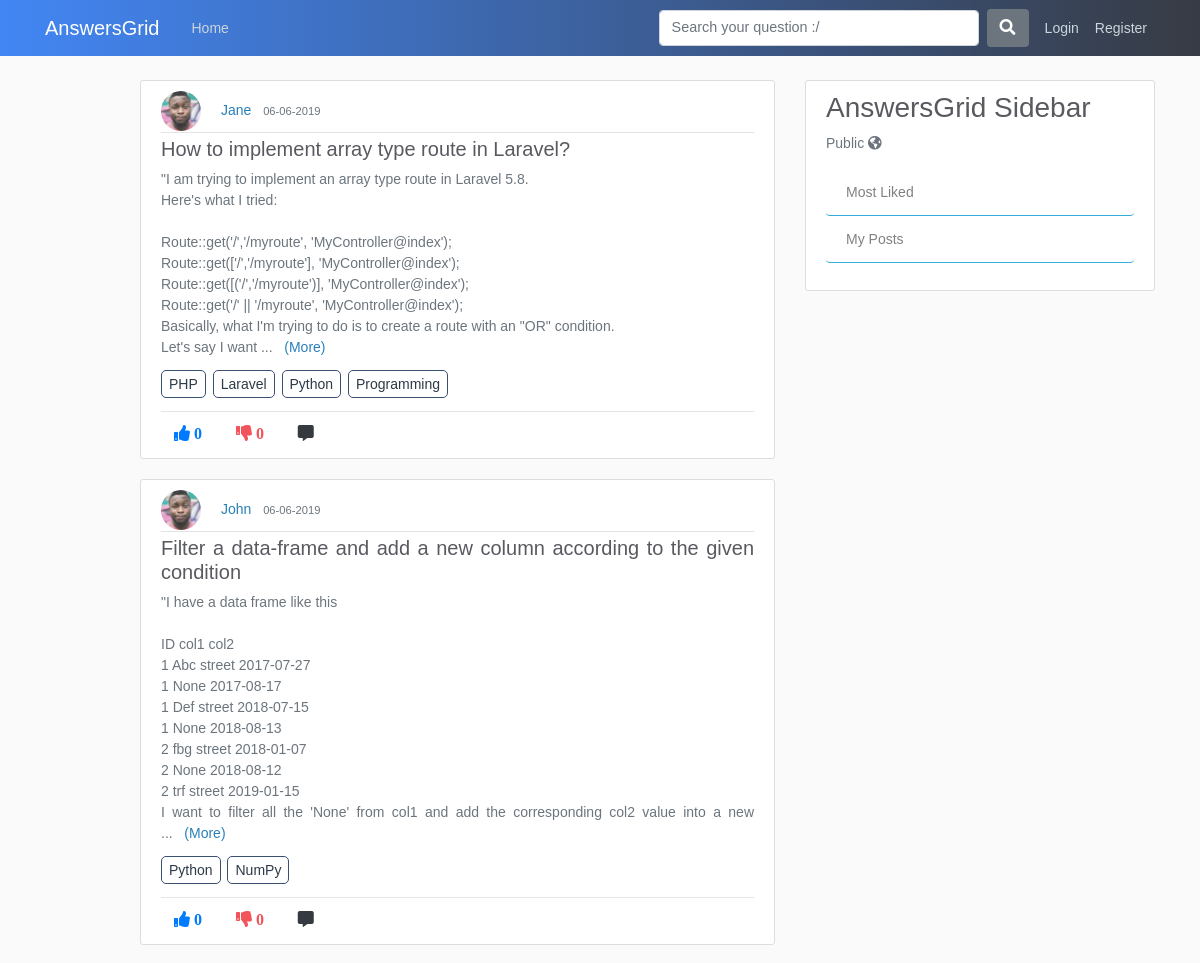
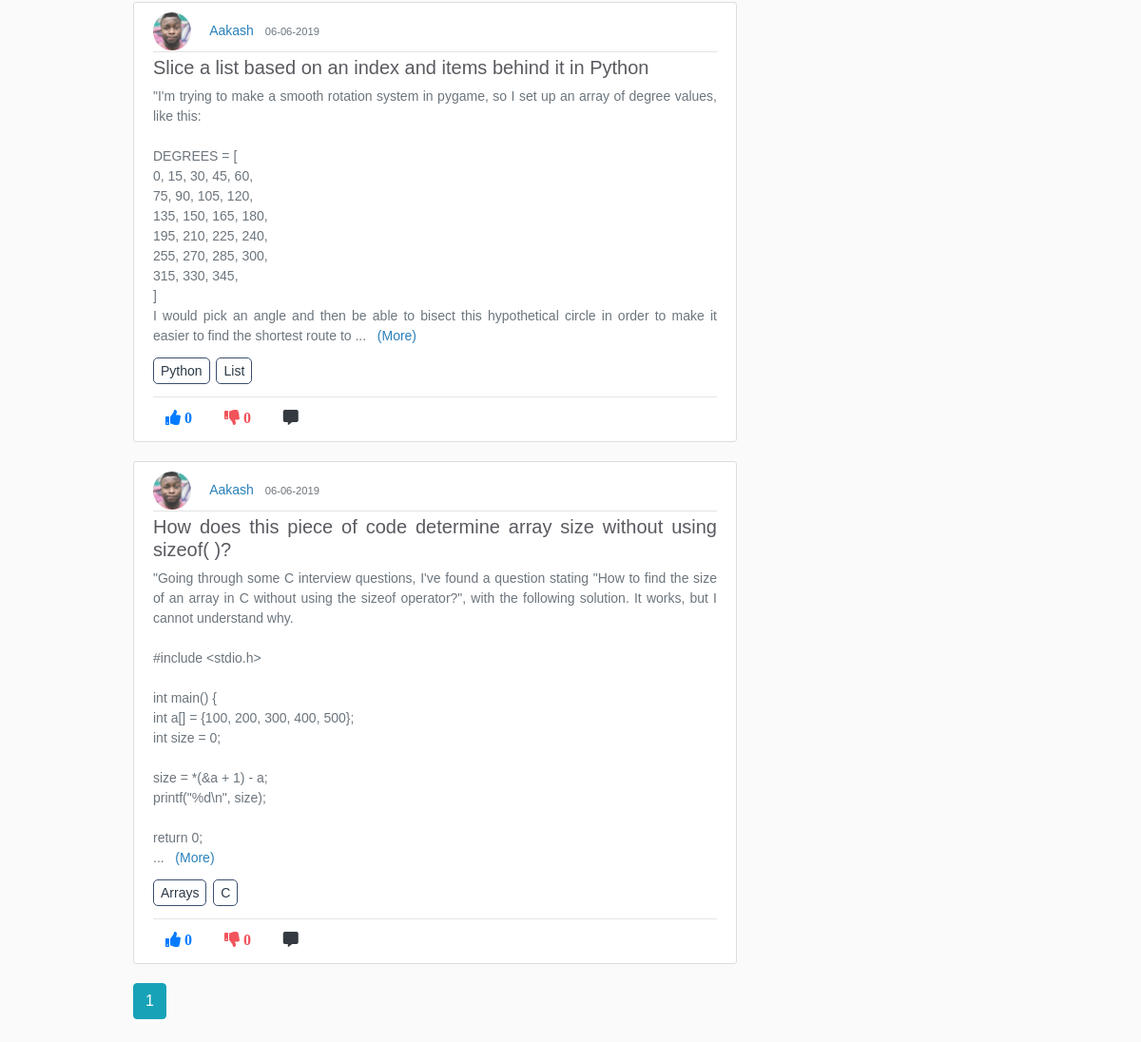
The page /home on the database its author committed (2 pictures, top to bottom).
### application/models.py (models this page shows, shortened)
class Post(db.Model):
    id = db.Column(db.Integer, primary_key=True)
    title = db.Column(db.String(100), nullable=False)
    content = db.Column(db.Text, nullable=False)
    date_posted = db.Column(db.DateTime, nullable=False, default=datetime.utcnow)
    like_count = db.Column(db.Integer, nullable=False, default=0)
    dislike_count = db.Column(db.Integer, nullable=False, default=0)
    user_id = db.Column(db.Integer, db.ForeignKey('user.id'), nullable=False)
    comments = db.relationship('Comment', backref='commentOnPost', lazy=True)
    answers = db.relationship('Answer', backref='answerOnPost', lazy=True)
    favourites = db.relationship('Favourite', backref='favour_post', lazy=True)

class User(db.Model, UserMixin):
    id = db.Column(db.Integer, primary_key=True)
    username = db.Column(db.String(20), unique=True, nullable=False)
    email = db.Column(db.String(120), unique=True, nullable=False)
    image_file = db.Column(db.String(20), nullable=False, default='default.jpg')
    password = db.Column(db.String(60), nullable=False)
    posts = db.relationship('Post', backref='author', lazy=True)
    answers = db.relationship('Answer', backref="author", lazy=True)
    comments = db.relationship('Comment', backref='author', lazy=True)
    answercomments = db.relationship('AnswerComment', backref='author', lazy=True)
    favourites = db.relationship('Favourite', backref='author', lazy=True)

class tagposts(db.Model):
    id = db.Column(db.Integer, primary_key=True, nullable=False)
    post_id = db.Column(db.Integer, db.ForeignKey('post.id'), nullable=False)
    tag_id = db.Column(db.Integer, db.ForeignKey('tags.tag_id'), nullable=False)

class Tags(db.Model):
    tag_id = db.Column(db.Integer, primary_key=True, nullable=False)
    tag_title = db.Column(db.String,nullable=False)

### application/routes.py (the view)
@app.route("/")
@app.route("/home")
def home():
    page = request.args.get('page',1,type=int)
    posts = Post.query.order_by(Post.date_posted.desc()).paginate(page=page, per_page=5)
    joinedTables = db.session.query(tagposts.post_id,tagposts.tag_id,Tags.tag_title,Post.title,Post.user_id,Post.like_count,Post.content).join(Tags).join(Post).all()
    recommended_items_default = []
    items = db.session.query(Post).order_by(Post.date_posted.desc()).all()
    if not items:
        recommended_items_default.clear()
    else:
        for x in items:
            recommended_items_default.append(x.id)
        print('default', recommended_items_default)
    if current_user.is_authenticated:
        print('in auth')
        uid = current_user.id
        print('uid: ', uid)
        furl = "http://mayankms02.pythonanywhere.com/api/sCLAzIJDKmi1SfWLeapXYA/data_delivery/tag_item"
        params = {"uid": uid}
        response = req.post(furl,params=params)
        if str(response) == '<Response [200]>':
            print(response.text)
            print('resp 200')
            recommended_items = json.loads(response.text)
            if not recommended_items:
                flash("No posts on the site, Add a post to start!", 'info')
                return redirect('/post/new')
            else:
                return render_template('home.html', posts=posts, joinedTables=joinedTables, recommended_items=recommended_items)
        else:
            print(response)
            return jsonify("error")
    else:
        return render_template('home.html', posts=posts, recommended_items=recommended_items_default, joinedTables=joinedTables)

### application/templates/home.html (shortened to what this page needs)
{% extends "layout.html" %}
{% block content %}
{% for x in recommended_items %}
{% for post in posts.items %}
{% if  post.id == x %}
<article class="media content-section">
    <div class="media-body">
        <img class="rounded-circle article-img" src="{{ url_for('static', filename='profile_pics/' + post.author.image_file) }}">
        <a class="mr-2" href="{{ url_for('user_posts', username=post.author.username) }}">{{ post.author.username }}</a>
        <small class="text-muted">{{ post.date_posted.strftime('%d-%m-%Y') }}</small>
        <div class="article-metadata">
        </div>
        <h5 class="text-justify"><a class="article-title" href="{{ url_for('comment_post', post_id=post.id) }}">{{ post.title }}</a></h5>
        <p class="article-content more text-justify text-muted">{{ post.content}}</p>
        {% for tag in joinedTables %}
        {% if post.id == tag[0] %}
        <a class="article-content tag-style text-justify" href="{{ url_for('tags', tag_title=tag.tag_title) }}">{{ tag.tag_title }}</a>
        {% endif %}
        {% endfor %}
        <hr>
        <div class="footRow">
            {% if current_user.is_authenticated %}
            <a><i class="fas fa-thumbs-up mr-1 btn upvote" id="/vote/{{post.id}}/{{current_user.id}}" onclick="contentDisp(this);">  {{ post.like_count }} </i></a>
            <a><i class="fas fa-thumbs-down mr-1 btn upvote" id="/downvote/{{post.id}}/{{current_user.id}}" onclick="contentDisp(this);" >  {{ post.dislike_count }} </i></a>
            <a href="{{url_for('comment_post', post_id=post.id)}}"><i class="fas fa-comment-alt mr-1 btn text-dark"></i></a>
            <a href="{{url_for('favourite_post', post_id=post.id)}}"><i class="fas fa-heart mr-1 btn"></i></a>
            <a href="https://twitter.com/share?ref_src=twsrc%5Etfw" class="twitter-share-button" data-show-count="false"></a>
            {% else %}
            <a href="{{url_for('login')}}"><i class="fas fa-thumbs-up mr-1 btn text-primary upvote"> {{ post.like_count }}</i></a>
            <a href="{{url_for('login')}}"><i class="fas fa-thumbs-down mr-1 btn"> {{ post.dislike_count }} </i></a>
            <a href="{{url_for('comment_post', post_id=post.id)}}"><i class="fas fa-comment-alt mr-1 btn text-dark"></i></a> {% endif %}
        </div>
    </div>
</article>
{% endif %}
{% endfor %}
{% endfor %}
{% for page_num in posts.iter_pages(left_edge=1, right_edge=1, left_current=1, right_current=2) %}
{% if page_num %}
  {% if posts.page == page_num %}
    <a class="btn btn-info mb-4" href="{{ url_for('home', page=page_num) }}">{{ page_num }}</a>
  {% else %}
    <a class="btn btn-outline-info mb-4" href="{{ url_for('home', page=page_num) }}">{{ page_num }}</a>
  {% endif %}
{% else %}
...
{% endif %}
{% endfor %}
{% endblock content %}

### application/static/main.css (style rules this page uses)
body { background: #fafafa; color: #333333; margin-top: 5rem; }
h1, h2, h3, h4, h5, h6 { color: #444444; }
.content-section { background: #ffffff; padding: 10px 20px; border: 1px solid #dddddd; border-radius: 3px; margin-bottom: 20px; }
.article-title { color: #444444; }
.article-content { white-space: pre-line; }
.article-img { height: 40px; width: 40px; margin-right: 16px; }
.article-metadata { padding-bottom: 1px; margin-bottom: 4px; border-bottom: 1px solid #e3e3e3 }

### application/templates/layout.html (style rules this page uses)
body { color: #2e2626; margin-top: 5rem; font-size: 14px; font-weight: unset; line-height: 1.5; font-family: Arial; }
img { display: inline; }
.footRow { margin-top: -10px; }
.tag-style { margin-right: 3px; border: 1px solid #3a4e70; padding: 5px 7px; border-radius: 5px; color: #2C3A47 }
a { color: #2980b9; }
.fa-thumbs-up { color: #4286f4; }
.fa-thumbs-down { color: #f1545b }
.article-title { color: #595a60; }

### rows shown on the page
Post: image_file (placeholder picture), author.username "Jane", date_posted "06-06-2019", title "How to implement array type route in Laravel?", content "\"I am trying to implement an array type route in Laravel 5.8. Here's what I tried: Route::get('/','/myroute', 'MyController@index'); Route::get(['/','/myroute'], 'MyController@index'); Route::get([('/','/myroute')], 'MyController@index'); Route::get('/' || '/myroute', 'MyController@index'); Basically, what I'm trying to do is to create a route with an \"OR\" condition. Let's say I want", like_count "0", dislike_count "0"
tagposts: tag_title "PHP"
tagposts: tag_title "Laravel"
tagposts: tag_title "Python"
tagposts: tag_title "Programming"
Post: image_file (placeholder picture), author.username "John", date_posted "06-06-2019", title "Filter a data-frame and add a new column according to the given condition", content "\"I have a data frame like this ID col1 col2 1 Abc street 2017-07-27 1 None 2017-08-17 1 Def street 2018-07-15 1 None 2018-08-13 2 fbg street 2018-01-07 2 None 2018-08-12 2 trf street 2019-01-15 I want to filter all the 'None' from col1 and add the corresponding col2 value into a new", like_count "0", dislike_count "0"
tagposts: tag_title "Python"
tagposts: tag_title "NumPy"
Post: image_file (placeholder picture), author.username "Aakash", date_posted "06-06-2019", title "Slice a list based on an index and items behind it in Python", content "\"I'm trying to make a smooth rotation system in pygame, so I set up an array of degree values, like this: DEGREES = [ 0, 15, 30, 45, 60, 75, 90, 105, 120, 135, 150, 165, 180, 195, 210, 225, 240, 255, 270, 285, 300, 315, 330, 345, ] I would pick an angle and then be able to bisect this hypothetical circle in order to make it easier to find the shortest route to", like_count "0", dislike_count "0"
tagposts: tag_title "Python"
tagposts: tag_title "List"
Post: image_file (placeholder picture), author.username "Aakash", date_posted "06-06-2019", title "How does this piece of code determine array size without using sizeof( )?", content "\"Going through some C interview questions, I've found a question stating \"How to find the size of an array in C without using the sizeof operator?\", with the following solution. It works, but I cannot understand why. #include <stdio.h> int main() { int a[] = {100, 200, 300, 400, 500}; int size = 0; size = *(&a + 1) - a; printf(\"%d\\n\", size); return 0;", like_count "0", dislike_count "0"
tagposts: tag_title "Arrays"
tagposts: tag_title "C"

### other values the page prints
{{ page_num }} "1"
